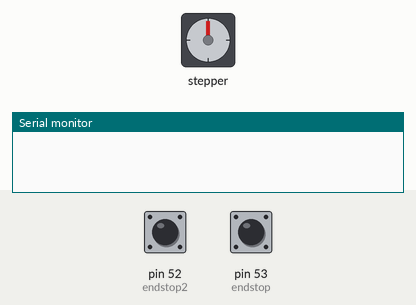
Recording of a sketch running on a simulated Arduino Mega 2560, built with avr-gcc and run on an emulated ATmega2560. Shown: stepper motor, the last lines printed to the serial monitor. The inputs (shaded band) are chosen by the test bench; at power-on: pin 52 (endstop2) HIGH, pin 53 (endstop) HIGH. Stepper angles assume 200 steps per turn.

Above: at 1.2 s.
1.3 s: pin 52 (endstop2) pulled LOW for 1 s
At 1.45 s:
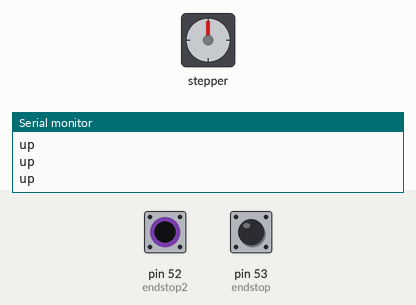
3.8 s: pin 53 (endstop) pulled LOW for 3.2 s
At 3.95 s:
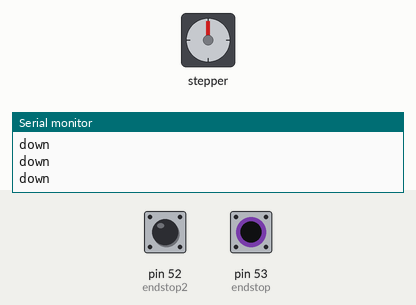
8.5 s: pin 52 (endstop2) pulled LOW for 0.15 s
At 9.0 s:
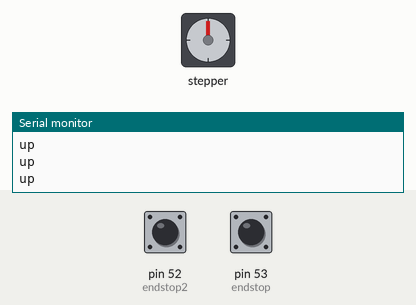
10.1 s: pin 53 (endstop) pulled LOW for 0.15 s
At 11.5 s:
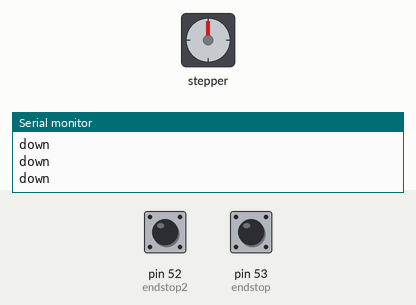
Timing chart, 0 to 12.7 s (numbered marks = the images above; inputs shaded):
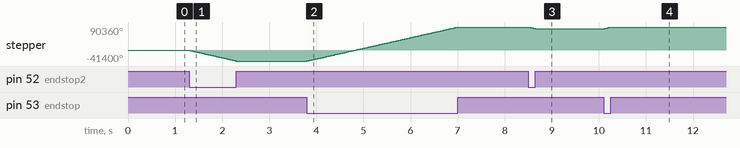

Measured:
- after the input at 1.3 s, stepper: turns 41400° counter-clockwise in 1.0 s, starting at once
- after the input at 3.8 s, stepper: turns 131760° clockwise in 3.2 s, starting at once
- after the input at 8.5 s, stepper: turns 6480° counter-clockwise in 0.15 s, starting at once
- after the input at 10.1 s, stepper: turns 6480° clockwise in 0.15 s, starting at once

The sketch:

test.ino
```cpp
#include <Stepper.h> // loading Stepper Libary ----> includes Microsteps
const int endstop = 53;
const int endstop2 = 52;
const int stepsPerRevolution = 200;  // change this to fit the number of steps per revolution for stepper
Stepper myStepper=Stepper(stepsPerRevolution, 40, 42, 44, 46); // initialization of the stepper Library on pins 8,9,10,11
void setup()
{
Serial.begin(9600);
pinMode(endstop, INPUT_PULLUP);
pinMode(endstop2, INPUT_PULLUP);
}
void loop()
{
while (digitalRead(endstop)== LOW) // Upstairs // Downstairs22
{myStepper.setSpeed(7000);     // set the speed at 60 rpm:
  myStepper.step(stepsPerRevolution);
  Serial.println("down");
}
while (digitalRead(endstop2)== LOW)// Upstairs // Downstairs22
{
  myStepper.setSpeed(7000);     // set the speed at 60 rpm:
  myStepper.step(-stepsPerRevolution);
  Serial.println("up");
}
}
```
